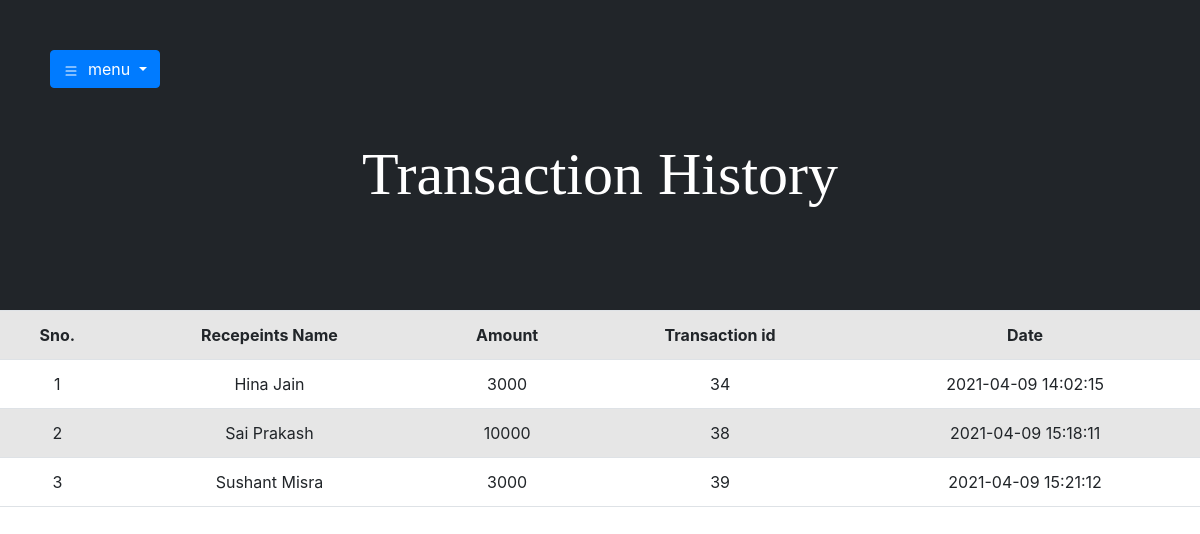
Screenshot of /transactionList.php with the database file from the repository.
### tables this page shows
CREATE TABLE `transactions` (
  `transaction_id` int(20) NOT NULL,
  `date` datetime NOT NULL,
  `sender_id` int(20) NOT NULL,
  `receiver_id` int(20) NOT NULL,
  `amount` bigint(20) NOT NULL
);

CREATE TABLE `customers` (
  `cust_id` int(20) NOT NULL,
  `cust_name` varchar(30) NOT NULL,
  `email` varchar(50) DEFAULT NULL,
  `current_balance` double DEFAULT 0,
  `contact_no` bigint(100) DEFAULT NULL
);

### transactionList.php (the view, shortened to what this page needs)
<?php
    include("bootstrap.php");
    include("dbconnect.php");
    $id = 22631;
    $sql = "SELECT `cust_name`,`transaction_id`,`amount`,`date` from `transactions`,`customers`
            WHERE `sender_id`= $id AND `cust_id` = `receiver_id` ORDER BY `transaction_id`";
    $result = $conn->query($sql);
?>
<!DOCTYPE html>
<html lang="en">
<head>
</head>
<body onload="loading('container')">
     <div id="container" style="display:none">
        <div class="header">
                <div class="dropdown">
                    <button class="btn btn-primary dropdown-toggle " type="button" id="dropdownMenuButton" data-toggle="dropdown" aria-haspopup="true" aria-expanded="false">
                        &nbsp menu
                    </button>
                </div>
                <h1>Transaction History</h1>
        </div>
        <div class="list">
            <table class='table table-striped animate-bottom'>
                <th>Sno.</th> <th>Recepeints Name</th> <th>Amount</th> <th>Transaction id</th> <th>Date</th>
                <?php
                    if ($result->num_rows > 0) {
                        $sno = 1;
                        while($row = $result->fetch_assoc()) {
                            echo "<tr><td>".$sno."<td>". $row["cust_name"]."</td><td>". $row["amount"]."</td><td>". $row["transaction_id"]."</td><td>".$row["date"]."</td>";
                            $sno++;
                        }
                    }else {
                        echo "<h3>No Transactions</h3>";
                        }
                ?>
            </table>
        </div>
    </div>
</body>
</html>

### bootstrap.php (style rules this page uses)
.animate-bottom { position: relative; -webkit-animation-name: animatebottom; -webkit-animation-duration: 1s; animation-name: animatebottom; animation-duration: 1s }

### transactionList.php (style rules this page uses)
#container { margin:0; text-align:center; }
.header { text-align:center; margin:0; padding:50px; background-color:#212529; color:white; width:100%; }
.dropdown { display: flex; align-self: flex-start; }
h1 { font-family:initial; margin:50px; font-size:60px; }
.table { text-align:center; margin-top:0; }

### rows the page displays
transactions: receiver.cust_name "Hina Jain", amount "3000", transaction_id "34", date "2021-04-09 14:02:15"
transactions: receiver.cust_name "Sai Prakash", amount "10000", transaction_id "38", date "2021-04-09 15:18:11"
transactions: receiver.cust_name "Sushant Misra", amount "3000", transaction_id "39", date "2021-04-09 15:21:12"
